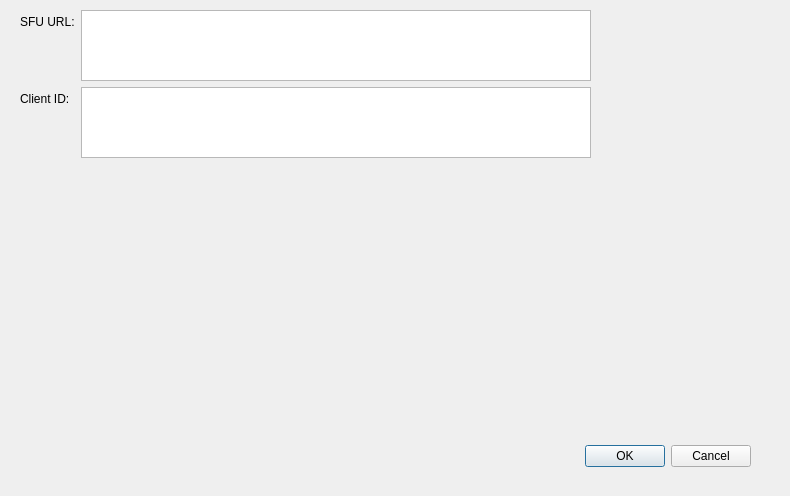
<?xml version="1.0" encoding="UTF-8"?>
<ui version="4.0">
 <class>Dialog</class>
 <widget class="QDialog" name="Dialog">
  <property name="geometry">
   <rect>
    <x>0</x>
    <y>0</y>
    <width>790</width>
    <height>496</height>
   </rect>
  </property>
  <property name="windowTitle">
   <string>Dialog</string>
  </property>
  <widget class="QDialogButtonBox" name="buttonBox">
   <property name="geometry">
    <rect>
     <x>410</x>
     <y>440</y>
     <width>341</width>
     <height>32</height>
    </rect>
   </property>
   <property name="orientation">
    <enum>Qt::Horizontal</enum>
   </property>
   <property name="standardButtons">
    <set>QDialogButtonBox::Cancel|QDialogButtonBox::Ok</set>
   </property>
  </widget>
  <widget class="QWidget" name="formLayoutWidget">
   <property name="geometry">
    <rect>
     <x>20</x>
     <y>10</y>
     <width>571</width>
     <height>148</height>
    </rect>
   </property>
   <layout class="QFormLayout" name="formLayout">
    <item row="0" column="0">
     <widget class="QLabel" name="label">
      <property name="text">
       <string>SFU URL:</string>
      </property>
     </widget>
    </item>
    <item row="1" column="0">
     <widget class="QLabel" name="label_2">
      <property name="text">
       <string>Client ID:</string>
      </property>
     </widget>
    </item>
    <item row="0" column="1">
     <widget class="QPlainTextEdit" name="plainTextEdit"/>
    </item>
    <item row="1" column="1">
     <widget class="QPlainTextEdit" name="plainTextEdit_2"/>
    </item>
   </layout>
  </widget>
 </widget>
 <resources/>
 <connections>
  <connection>
   <sender>buttonBox</sender>
   <signal>accepted()</signal>
   <receiver>Dialog</receiver>
   <slot>accept()</slot>
   <hints>
    <hint type="sourcelabel">
     <x>248</x>
     <y>254</y>
    </hint>
    <hint type="destinationlabel">
     <x>157</x>
     <y>274</y>
    </hint>
   </hints>
  </connection>
  <connection>
   <sender>buttonBox</sender>
   <signal>rejected()</signal>
   <receiver>Dialog</receiver>
   <slot>reject()</slot>
   <hints>
    <hint type="sourcelabel">
     <x>316</x>
     <y>260</y>
    </hint>
    <hint type="destinationlabel">
     <x>286</x>
     <y>274</y>
    </hint>
   </hints>
  </connection>
 </connections>
</ui>
